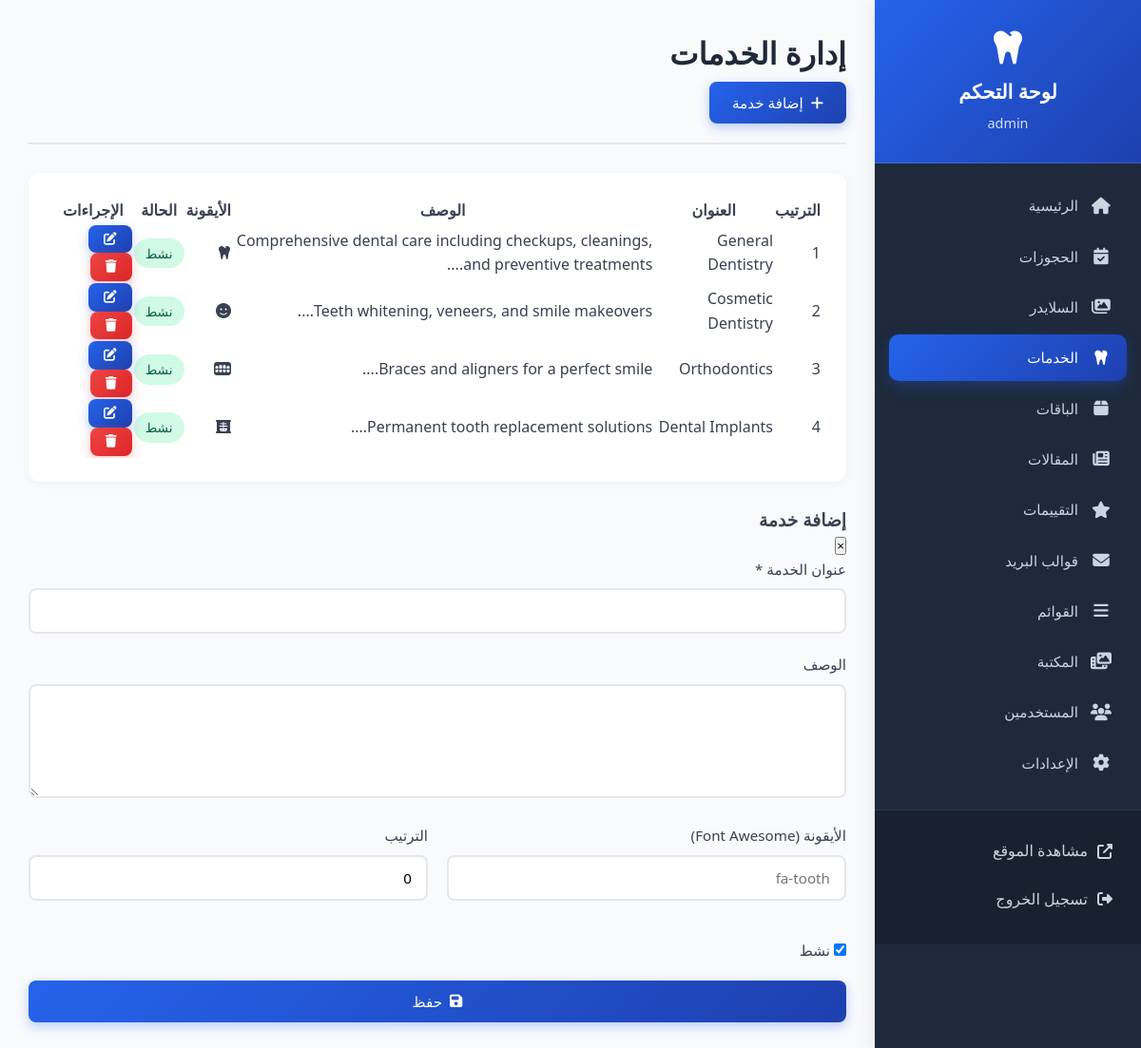
Screenshot of /admin/services.php (signed in) with the database file from the repository.
### tables this page shows
CREATE TABLE IF NOT EXISTS `services` (
    `id` INT PRIMARY KEY AUTO_INCREMENT,
    `title` VARCHAR(200) NOT NULL,
    `description` TEXT,
    `icon` VARCHAR(100),
    `display_order` INT DEFAULT 0,
    `is_active` BOOLEAN DEFAULT TRUE,
    `created_at` TIMESTAMP DEFAULT CURRENT_TIMESTAMP,
    `updated_at` TIMESTAMP DEFAULT CURRENT_TIMESTAMP ON UPDATE CURRENT_TIMESTAMP
);

### admin/services.php (the view, shortened to what this page needs)
<?php
include 'includes/header.php';
$stmt = $conn->query("SELECT * FROM services ORDER BY display_order ASC");
$services = $stmt->fetchAll();
?>
<div class="page-header">
    <h1>إدارة الخدمات</h1>
    <button onclick="openAddModal()" class="btn btn-primary">
        <i class="fas fa-plus"></i> إضافة خدمة
    </button>
</div>
<div class="card">
    <div class="card-body">
        <?php if (count($services) > 0): ?>
        <div class="table-responsive">
            <table>
                <thead>
                    <tr>
                        <th>الترتيب</th>
                        <th>العنوان</th>
                        <th>الوصف</th>
                        <th>الأيقونة</th>
                        <th>الحالة</th>
                        <th>الإجراءات</th>
                    </tr>
                </thead>
                <tbody>
                    <?php foreach ($services as $service): ?>
                    <tr>
                        <td><?php echo $service['display_order']; ?></td>
                        <td><?php echo htmlspecialchars($service['title']); ?></td>
                        <td><?php echo htmlspecialchars(substr($service['description'], 0, 100)); ?>...</td>
                        <td><i class="fas <?php echo htmlspecialchars($service['icon']); ?>"></i></td>
                        <td>
                            <?php if ($service['is_active']): ?>
                            <span class="badge badge-success">نشط</span>
                            <?php else: ?>
                            <span class="badge badge-warning">غير نشط</span>
                            <?php endif; ?>
                        </td>
                        <td>
                            <button onclick='editService(<?php echo json_encode($service); ?>)' class="btn btn-sm btn-primary"><i class="fas fa-edit"></i></button>
                            <a href="?delete=<?php echo $service['id']; ?>" onclick="return confirm('هل أنت متأكد؟')" class="btn btn-sm btn-danger"><i class="fas fa-trash"></i></a>
                        </td>
                    </tr>
                    <?php endforeach; ?>
                </tbody>
            </table>
        </div>
        <?php else: ?>
        <p class="text-center" style="padding: 40px;">لا توجد خدمات</p>
        <?php endif; ?>
    </div>
</div>
<div id="serviceModal" class="modal">
    <div class="modal-content">
        <div class="modal-header">
            <h3 id="modalTitle">إضافة خدمة</h3>
            <button class="modal-close" onclick="closeModal('serviceModal')">&times;</button>
        </div>
        <div class="modal-body">
            <form method="POST">
                <div class="form-group">
                    <label>عنوان الخدمة *</label>
                    <input type="text" name="title" id="service_title" required>
                </div>
                <div class="form-group">
                    <label>الوصف</label>
                    <textarea name="description" id="service_description" rows="4"></textarea>
                </div>
                <div class="form-row">
                    <div class="form-group">
                        <label>الأيقونة (Font Awesome)</label>
                        <input type="text" name="icon" id="service_icon" placeholder="fa-tooth">
                    </div>
                    <div class="form-group">
                        <label>الترتيب</label>
                        <input type="number" name="display_order" id="service_order" value="0">
                    </div>
                </div>
                <div class="form-group">
                    <label><input type="checkbox" name="is_active" id="service_active" checked> نشط</label>
                </div>
                <button type="submit" class="btn btn-primary btn-block"><i class="fas fa-save"></i> حفظ</button>
            </form>
        </div>
    </div>
</div>
<?php include 'includes/footer.php'; ?>

### css/admin.css (style rules this page uses)
:root { --primary-color: #2563eb; --primary-dark: #1e40af; --primary-light: #3b82f6; --success-color: #10b981; --danger-color: #ef4444; --warning-color: #f59e0b; --info-color: #3b82f6; --dark-color: #1f2937; --light-color: #f9fafb; --border-color: #e5e7eb; --text-color: #374151; --text-light: #6b7280; --sidebar-width: 280px; --sidebar-bg: #1e293b; --sidebar-text: #cbd5e1; --sidebar-hover: #334155; }
* { margin: 0; padding: 0; box-sizing: border-box; }
body { font-family: 'Segoe UI', Tahoma, Geneva, Verdana, sans-serif; background: #f8fafc; color: var(--text-color); direction: rtl; line-height: 1.6; }
.page-header { margin-bottom: 30px; padding-bottom: 20px; border-bottom: 2px solid var(--border-color); }
.page-header h1 { font-size: 2rem; color: var(--dark-color); margin-bottom: 5px; font-weight: 700; }
.card { background: white; border-radius: 12px; box-shadow: 0 2px 10px rgba(0, 0, 0, 0.05); margin-bottom: 25px; overflow: hidden; transition: all 0.3s ease; }
.card-body { padding: 25px; }
.form-group { margin-bottom: 20px; }
.form-group label { display: block; margin-bottom: 8px; color: var(--text-color); font-weight: 500; font-size: 0.95rem; }
.form-group input[type="text"], .form-group input[type="email"], .form-group input[type="password"], .form-group input[type="number"], .form-group input[type="date"], .form-group input[type="tel"], .form-group input[type="url"], .form-group input[type="file"], .form-group select, .form-group textarea { width: 100%; padding: 12px 15px; border: 2px solid var(--border-color); border-radius: 8px; font-size: 0.95rem; transition: all 0.3s ease; font-family: inherit; }
.form-group textarea { resize: vertical; min-height: 120px; }
.form-row { display: grid; grid-template-columns: repeat(auto-fit, minmax(250px, 1fr)); gap: 20px; margin-bottom: 20px; }
.btn { display: inline-flex; align-items: center; justify-content: center; gap: 8px; padding: 12px 24px; border: none; border-radius: 8px; font-size: 0.95rem; font-weight: 500; cursor: pointer; transition: all 0.3s ease; text-decoration: none; font-family: inherit; }
.btn-primary { background: linear-gradient(135deg, var(--primary-color), var(--primary-dark)); color: white; box-shadow: 0 4px 12px rgba(37, 99, 235, 0.3); }
.btn-danger { background: linear-gradient(135deg, #ef4444, #dc2626); color: white; box-shadow: 0 4px 12px rgba(239, 68, 68, 0.3); }
.btn-sm { padding: 8px 16px; font-size: 0.85rem; }
.btn-block { display: flex; width: 100%; }
.table-responsive { overflow-x: auto; border-radius: 8px; }
.badge { display: inline-block; padding: 5px 12px; border-radius: 20px; font-size: 0.85rem; font-weight: 500; }
.badge-success { background: #d1fae5; color: #065f46; }

### rows the page displays
services: display_order "1", title "General Dentistry", description "Comprehensive dental care including checkups, cleanings, and preventive treatments.", is_active "نشط"
services: display_order "2", title "Cosmetic Dentistry", description "Teeth whitening, veneers, and smile makeovers.", is_active "نشط"
services: display_order "3", title "Orthodontics", description "Braces and aligners for a perfect smile.", is_active "نشط"
services: display_order "4", title "Dental Implants", description "Permanent tooth replacement solutions.", is_active "نشط"

### other values shown
$_SESSION['admin_username'] "admin"
